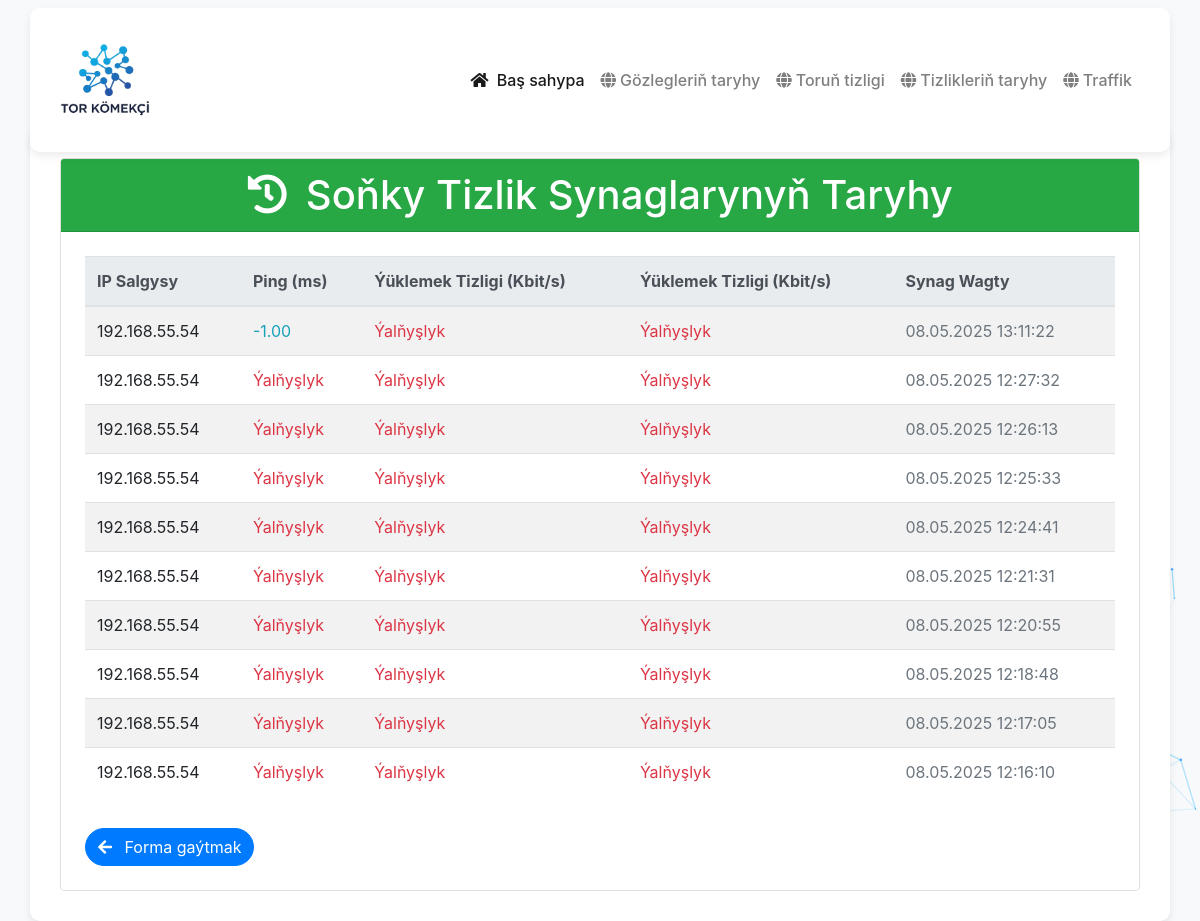
The page /history/ on the database its author committed.
### app/models.py (models this page shows, shortened)
class SpeedTestResult(models.Model):
    ip_address = models.CharField(max_length=100)
    ping_ms = models.FloatField(null=True, blank=True)
    download_speed_kbps = models.FloatField(null=True, blank=True)
    upload_speed_kbps = models.FloatField(null=True, blank=True)
    timestamp = models.DateTimeField(default=timezone.now)

### app/views.py (the view)
# urls.py: path('history/', history_view, name='speed_test_history'),
def history_view(request):
    history = SpeedTestResult.objects.all().order_by('-timestamp')[:10]
    return render(request, 'speed_tester/history.html', {'history': history})

### app/templates/speed_tester/history.html
{% extends "layouts.html" %}
{% load static %}
{% block content %}
<div class="container mt-5">
    <div class="card rounded-lg">
        <div class="card-header bg-success text-white">
            <h1 class="mb-0 text-white"><i class="fas fa-history mr-2"></i> Soňky Tizlik Synaglarynyň Taryhy</h1>
        </div>
        <div class="card-body p-4">
            {% if history %}
                <div class="table-responsive">
                    <table class="table table-striped table-hover bg-white rounded">
                        <thead class="thead-light">
                            <tr>
                                <th>IP Salgysy</th>
                                <th>Ping (ms)</th>
                                <th>Ýüklemek Tizligi (Kbit/s)</th>
                                <th>Ýüklemek Tizligi (Kbit/s)</th>
                                <th>Synag Wagty</th>
                            </tr>
                        </thead>
                        <tbody>
                            {% for result in history %}
                                <tr>
                                    <td>{{ result.ip_address }}</td>
                                    <td>
                                        {% if result.ping_ms is not None %}
                                            <span class="text-info">{{ result.ping_ms|floatformat:2 }}</span>
                                        {% else %}
                                            <span class="text-danger">Ýalňyşlyk</span>
                                        {% endif %}
                                    </td>
                                    <td>
                                        {% if result.download_speed_kbps is not None %}
                                            <span class="text-success">{{ result.download_speed_kbps|floatformat:2 }}</span>
                                        {% else %}
                                            <span class="text-danger">Ýalňyşlyk</span>
                                        {% endif %}
                                    </td>
                                    <td>
                                        {% if result.upload_speed_kbps is not None %}
                                            <span class="text-primary">{{ result.upload_speed_kbps|floatformat:2 }}</span>
                                        {% else %}
                                            <span class="text-danger">Ýalňyşlyk</span>
                                        {% endif %}
                                    </td>
                                    <td><span class="text-muted">{{ result.timestamp|date:"d.m.Y H:i:s" }}</span></td>
                                </tr>
                            {% endfor %}
                        </tbody>
                    </table>
                </div>
            {% else %}
                <p class="lead">Synag taryhy boş.</p>
            {% endif %}
            <div class="mt-3">
                <a href="{% url 'speed_test' %}" class="btn btn-primary rounded-pill"><i class="fas fa-arrow-left mr-2"></i> Forma gaýtmak</a>
            </div>
        </div>
    </div>
</div>
{% endblock %}

### rows shown on the page
SpeedTestResult: ip_address "192.168.55.54", ping_ms "-1.00", shows "Ýalňyşlyk", timestamp "08.05.2025 13:11:22"
SpeedTestResult: ip_address "192.168.55.54", shows "Ýalňyşlyk", timestamp "08.05.2025 12:27:32"
SpeedTestResult: ip_address "192.168.55.54", shows "Ýalňyşlyk", timestamp "08.05.2025 12:26:13"
SpeedTestResult: ip_address "192.168.55.54", shows "Ýalňyşlyk", timestamp "08.05.2025 12:25:33"
SpeedTestResult: ip_address "192.168.55.54", shows "Ýalňyşlyk", timestamp "08.05.2025 12:24:41"
SpeedTestResult: ip_address "192.168.55.54", shows "Ýalňyşlyk", timestamp "08.05.2025 12:21:31"
SpeedTestResult: ip_address "192.168.55.54", shows "Ýalňyşlyk", timestamp "08.05.2025 12:20:55"
SpeedTestResult: ip_address "192.168.55.54", shows "Ýalňyşlyk", timestamp "08.05.2025 12:18:48"
SpeedTestResult: ip_address "192.168.55.54", shows "Ýalňyşlyk", timestamp "08.05.2025 12:17:05"
SpeedTestResult: ip_address "192.168.55.54", shows "Ýalňyşlyk", timestamp "08.05.2025 12:16:10"
